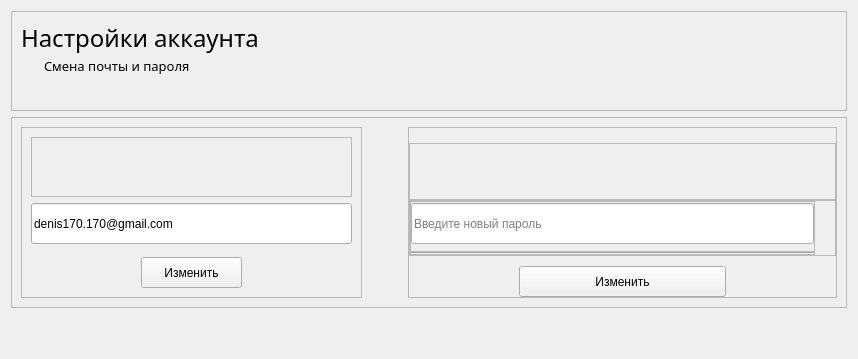
      <widget class="QWidget" name="change_page">
       <layout class="QVBoxLayout" name="verticalLayout_33">
        <item>
         <widget class="QFrame" name="frame_20">
          <property name="frameShape">
           <enum>QFrame::StyledPanel</enum>
          </property>
          <property name="frameShadow">
           <enum>QFrame::Raised</enum>
          </property>
          <layout class="QVBoxLayout" name="verticalLayout_32">
           <property name="spacing">
            <number>2</number>
           </property>
           <property name="leftMargin">
            <number>9</number>
           </property>
           <property name="topMargin">
            <number>9</number>
           </property>
           <property name="rightMargin">
            <number>9</number>
           </property>
           <property name="bottomMargin">
            <number>9</number>
           </property>
           <item>
            <layout class="QVBoxLayout" name="verticalLayout_30">
             <item>
              <widget class="QLabel" name="settings_user_title">
               <property name="font">
                <font>
                 <family>Bahnschrift Light</family>
                 <pointsize>18</pointsize>
                </font>
               </property>
               <property name="text">
                <string>Настройки аккаунта</string>
               </property>
              </widget>
             </item>
            </layout>
           </item>
           <item>
            <layout class="QVBoxLayout" name="verticalLayout_31">
             <property name="leftMargin">
              <number>23</number>
             </property>
             <property name="bottomMargin">
              <number>26</number>
             </property>
             <item>
              <widget class="QLabel" name="settings_user_subtitle">
               <property name="font">
                <font>
                 <family>Bahnschrift Light</family>
                 <pointsize>10</pointsize>
                </font>
               </property>
               <property name="text">
                <string>Смена почты и пароля</string>
               </property>
              </widget>
             </item>
            </layout>
           </item>
          </layout>
         </widget>
        </item>
        <item>
         <widget class="QFrame" name="change_object">
          <property name="frameShape">
           <enum>QFrame::StyledPanel</enum>
          </property>
          <property name="frameShadow">
           <enum>QFrame::Raised</enum>
          </property>
          <layout class="QHBoxLayout" name="horizontalLayout_26">
           <item>
            <widget class="QFrame" name="frame_16">
             <property name="minimumSize">
              <size>
               <width>341</width>
               <height>171</height>
              </size>
             </property>
             <property name="maximumSize">
              <size>
               <width>16777215</width>
               <height>171</height>
              </size>
             </property>
             <property name="frameShape">
              <enum>QFrame::StyledPanel</enum>
             </property>
             <property name="frameShadow">
              <enum>QFrame::Raised</enum>
             </property>
             <layout class="QVBoxLayout" name="verticalLayout_20">
              <property name="spacing">
               <number>6</number>
              </property>
              <property name="bottomMargin">
               <number>9</number>
              </property>
              <item>
               <widget class="QFrame" name="frame_19">
                <property name="frameShape">
                 <enum>QFrame::StyledPanel</enum>
                </property>
                <property name="frameShadow">
                 <enum>QFrame::Raised</enum>
                </property>
                <layout class="QHBoxLayout" name="horizontalLayout_28">
                 <property name="spacing">
                  <number>0</number>
                 </property>
                 <property name="leftMargin">
                  <number>0</number>
                 </property>
                 <property name="topMargin">
                  <number>0</number>
                 </property>
                 <property name="rightMargin">
                  <number>0</number>
                 </property>
                 <property name="bottomMargin">
                  <number>0</number>
                 </property>
                 <item>
                  <layout class="QVBoxLayout" name="verticalLayout_23">
                   <property name="leftMargin">
                    <number>0</number>
                   </property>
                   <item>
                    <widget class="QLabel" name="email_icon">
                     <property name="minimumSize">
                      <size>
                       <width>31</width>
                       <height>31</height>
                      </size>
                     </property>
                     <property name="maximumSize">
                      <size>
                       <width>31</width>
                       <height>31</height>
                      </size>
                     </property>
                     <property name="font">
                      <font>
                       <family>Bahnschrift Light</family>
                       <pointsize>10</pointsize>
                       <underline>true</underline>
                      </font>
                     </property>
                     <property name="styleSheet">
                      <string notr="true"/>
                     </property>
                     <property name="text">
                      <string/>
                     </property>
                     <property name="pixmap">
                      <pixmap>../icons/change_mail.svg</pixmap>
                     </property>
                     <property name="scaledContents">
                      <bool>true</bool>
                     </property>
                     <property name="alignment">
                      <set>Qt::AlignCenter</set>
                     </property>
                    </widget>
                   </item>
                  </layout>
                 </item>
                </layout>
               </widget>
              </item>
              <item>
               <layout class="QVBoxLayout" name="verticalLayout_24">
                <property name="spacing">
                 <number>13</number>
                </property>
                <item>
                 <widget class="QLineEdit" name="email_entry">
                  <property name="minimumSize">
                   <size>
                    <width>311</width>
                    <height>41</height>
                   </size>
                  </property>
                  <property name="maximumSize">
                   <size>
                    <width>16777215</width>
                    <height>41</height>
                   </size>
                  </property>
                  <property name="text">
                   <string>denis170.170@gmail.com</string>
                  </property>
                 </widget>
                </item>
                <item>
                 <layout class="QVBoxLayout" name="verticalLayout_25">
                  <property name="leftMargin">
                   <number>110</number>
                  </property>
                  <property name="rightMargin">
                   <number>110</number>
                  </property>
                  <item>
                   <widget class="QPushButton" name="email_change">
                    <property name="minimumSize">
                     <size>
                      <width>81</width>
                      <height>31</height>
                     </size>
                    </property>
                    <property name="maximumSize">
                     <size>
                      <width>16777215</width>
                      <height>31</height>
                     </size>
                    </property>
                    <property name="text">
                     <string>Изменить</string>
                    </property>
                   </widget>
                  </item>
                 </layout>
                </item>
               </layout>
              </item>
             </layout>
            </widget>
           </item>
           <item>
            <spacer name="horizontalSpacer_2">
             <property name="orientation">
              <enum>Qt::Horizontal</enum>
             </property>
             <property name="sizeType">
              <enum>QSizePolicy::Preferred</enum>
             </property>
             <property name="sizeHint" stdset="0">
              <size>
               <width>40</width>
               <height>20</height>
              </size>
             </property>
            </spacer>
           </item>
           <item>
            <widget class="QFrame" name="frame_17">
             <property name="minimumSize">
              <size>
               <width>341</width>
               <height>171</height>
              </size>
             </property>
             <property name="maximumSize">
              <size>
               <width>16777215</width>
               <height>171</height>
              </size>
             </property>
             <property name="frameShape">
              <enum>QFrame::StyledPanel</enum>
             </property>
             <property name="frameShadow">
              <enum>QFrame::Raised</enum>
             </property>
             <layout class="QVBoxLayout" name="verticalLayout_26">
              <property name="spacing">
               <number>0</number>
              </property>
              <property name="leftMargin">
               <number>0</number>
              </property>
              <property name="topMargin">
               <number>15</number>
              </property>
              <property name="rightMargin">
               <number>0</number>
              </property>
              <property name="bottomMargin">
               <number>0</number>
              </property>
              <item>
               <layout class="QVBoxLayout" name="verticalLayout_28">
                <property name="spacing">
                 <number>0</number>
                </property>
                <property name="bottomMargin">
                 <number>10</number>
                </property>
                <item>
                 <widget class="QFrame" name="frame_18">
                  <property name="frameShape">
                   <enum>QFrame::StyledPanel</enum>
                  </property>
                  <property name="frameShadow">
                   <enum>QFrame::Raised</enum>
                  </property>
                  <layout class="QHBoxLayout" name="horizontalLayout_27">
                   <property name="spacing">
                    <number>0</number>
                   </property>
                   <property name="leftMargin">
                    <number>0</number>
                   </property>
                   <property name="topMargin">
                    <number>0</number>
                   </property>
                   <property name="rightMargin">
                    <number>0</number>
                   </property>
                   <property name="bottomMargin">
                    <number>0</number>
                   </property>
                   <item>
                    <layout class="QVBoxLayout" name="verticalLayout_27">
                     <property name="leftMargin">
                      <number>0</number>
                     </property>
                     <item>
                      <widget class="QLabel" name="password_icon">
                       <property name="minimumSize">
                        <size>
                         <width>31</width>
                         <height>31</height>
                        </size>
                       </property>
                       <property name="maximumSize">
                        <size>
                         <width>31</width>
                         <height>31</height>
                        </size>
                       </property>
                       <property name="font">
                        <font>
                         <family>Bahnschrift Light</family>
                         <pointsize>10</pointsize>
                         <underline>true</underline>
                        </font>
                       </property>
                       <property name="styleSheet">
                        <string notr="true"/>
                       </property>
                       <property name="text">
                        <string/>
                       </property>
                       <property name="pixmap">
                        <pixmap>../icons/change_password.svg</pixmap>
                       </property>
                       <property name="scaledContents">
                        <bool>true</bool>
                       </property>
                       <property name="alignment">
                        <set>Qt::AlignCenter</set>
                       </property>
                      </widget>
                     </item>
                    </layout>
                   </item>
                  </layout>
                 </widget>
                </item>
                <item>
                 <widget class="QFrame" name="frame_29">
                  <property name="frameShape">
                   <enum>QFrame::StyledPanel</enum>
                  </property>
                  <property name="frameShadow">
                   <enum>QFrame::Raised</enum>
                  </property>
                  <layout class="QHBoxLayout" name="horizontalLayout_45">
                   <property name="spacing">
                    <number>0</number>
                   </property>
                   <property name="leftMargin">
                    <number>0</number>
                   </property>
                   <property name="topMargin">
                    <number>0</number>
                   </property>
                   <property name="rightMargin">
                    <number>0</number>
                   </property>
                   <property name="bottomMargin">
                    <number>0</number>
                   </property>
                   <item>
                    <widget class="QFrame" name="frame_7">
                     <property name="frameShape">
                      <enum>QFrame::StyledPanel</enum>
                     </property>
                     <property name="frameShadow">
                      <enum>QFrame::Raised</enum>
                     </property>
                     <layout class="QVBoxLayout" name="verticalLayout_12">
                      <property name="leftMargin">
                       <number>0</number>
                      </property>
                      <property name="topMargin">
                       <number>0</number>
                      </property>
                      <property name="rightMargin">
                       <number>0</number>
                      </property>
                      <property name="bottomMargin">
                       <number>0</number>
                      </property>
                      <item>
                       <widget class="QLineEdit" name="password_entry">
                        <property name="minimumSize">
                         <size>
                          <width>311</width>
                          <height>41</height>
                         </size>
                        </property>
                        <property name="maximumSize">
                         <size>
                          <width>16777215</width>
                          <height>41</height>
                         </size>
                        </property>
                        <property name="placeholderText">
                         <string>Введите новый пароль</string>
                        </property>
                       </widget>
                      </item>
                      <item>
                       <widget class="QFrame" name="frame_30">
                        <property name="minimumSize">
                         <size>
                          <width>381</width>
                          <height>2</height>
                         </size>
                        </property>
                        <property name="maximumSize">
                         <size>
                          <width>16777215</width>
                          <height>2</height>
                         </size>
                        </property>
                        <property name="frameShape">
                         <enum>QFrame::StyledPanel</enum>
                        </property>
                        <property name="frameShadow">
                         <enum>QFrame::Raised</enum>
                        </property>
                        <layout class="QHBoxLayout" name="horizontalLayout_40">
                         <property name="spacing">
                          <number>0</number>
                         </property>
                         <property name="leftMargin">
                          <number>0</number>
                         </property>
                         <property name="topMargin">
                          <number>0</number>
                         </property>
                         <property name="rightMargin">
                          <number>0</number>
                         </property>
                         <property name="bottomMargin">
                          <number>0</number>
                         </property>
                         <item>
                          <widget class="QProgressBar" name="password_check">
                           <property name="minimumSize">
                            <size>
                             <width>401</width>
                             <height>1</height>
                            </size>
                           </property>
                           <property name="maximumSize">
                            <size>
                             <width>16777215</width>
                             <height>1</height>
                            </size>
                           </property>
                           <property name="value">
                            <number>0</number>
                           </property>
                           <property name="alignment">
                            <set>Qt::AlignCenter</set>
                           </property>
                           <property name="textVisible">
                            <bool>false</bool>
                           </property>
                          </widget>
                         </item>
                        </layout>
                       </widget>
                      </item>
                     </layout>
                    </widget>
                   </item>
                   <item>
                    <widget class="QLabel" name="help_password">
                     <property name="minimumSize">
                      <size>
                       <width>20</width>
                       <height>20</height>
                      </size>
                     </property>
                     <property name="maximumSize">
                      <size>
                       <width>20</width>
                       <height>20</height>
                      </size>
                     </property>
                     <property name="text">
                      <string/>
                     </property>
                     <property name="pixmap">
                      <pixmap>../icons/question.svg</pixmap>
                     </property>
                     <property name="scaledContents">
                      <bool>true</bool>
                     </property>
                    </widget>
                   </item>
                  </layout>
                 </widget>
                </item>
               </layout>
              </item>
              <item>
               <layout class="QVBoxLayout" name="verticalLayout_29">
                <property name="leftMargin">
                 <number>110</number>
                </property>
                <property name="rightMargin">
                 <number>110</number>
                </property>
                <item>
                 <widget class="QPushButton" name="password_change">
                  <property name="minimumSize">
                   <size>
                    <width>81</width>
                    <height>31</height>
                   </size>
                  </property>
                  <property name="maximumSize">
                   <size>
                    <width>16777215</width>
                    <height>31</height>
                   </size>
                  </property>
                  <property name="text">
                   <string>Изменить</string>
                  </property>
                 </widget>
                </item>
               </layout>
              </item>
             </layout>
            </widget>
           </item>
          </layout>
         </widget>
        </item>
        <item>
         <spacer name="verticalSpacer_6">
          <property name="orientation">
           <enum>Qt::Vertical</enum>
          </property>
          <property name="sizeHint" stdset="0">
           <size>
            <width>20</width>
            <height>40</height>
           </size>
          </property>
         </spacer>
        </item>
       </layout>
      </widget>
